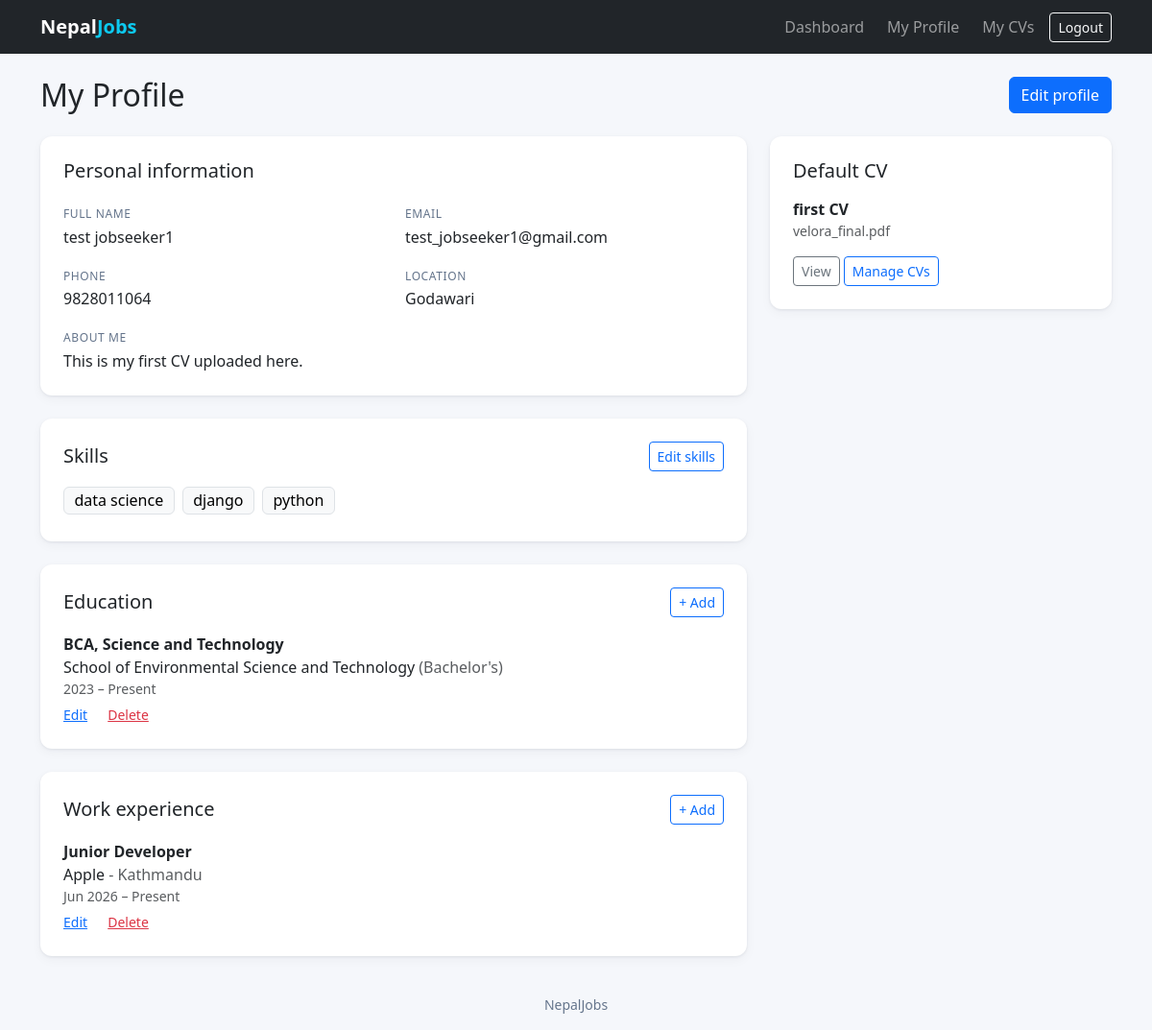
The app's page /accounts/profile/ (signed in) with its own data.
### accounts/models.py (models this page shows, shortened)
class User(AbstractUser):
    class Role(models.TextChoices):
        JOBSEEKER = "jobseeker", "Jobseeker"
        EMPLOYER = "employer", "Employer"
    email = models.EmailField(unique=True)
    role = models.CharField(max_length=10, choices=Role.choices, default=Role.JOBSEEKER)
    @property
    def is_jobseeker(self):
        return self.role == self.Role.JOBSEEKER

class JobseekerProfile(models.Model):
    user = models.OneToOneField(User, on_delete=models.CASCADE, related_name="jobseeker_profile")
    phone = models.CharField(max_length=20, blank=True)
    location = models.CharField(max_length=100, blank=True)
    summary = models.TextField(blank=True)
    skills = models.ManyToManyField("Skill", blank=True, related_name="jobseekers")

class Skill(models.Model):
    name = models.CharField(max_length=50, unique=True)
    class Meta:
        ordering = ["name"]

class Education(models.Model):
    class Level(models.TextChoices):
        SEE = "see", "SEE"
        PLUS_TWO = "plus2", "+2 / High School"
        DIPLOMA = "diploma", "Diploma"
        BACHELOR = "bachelor", "Bachelor's"
        MASTER = "master", "Master's"
        PHD = "phd", "PhD"
        OTHER = "other", "Other"
    profile = models.ForeignKey(JobseekerProfile, on_delete=models.CASCADE, related_name="educations")
    level = models.CharField(max_length=10, choices=Level.choices)
    degree = models.CharField(max_length=150)
    institution = models.CharField(max_length=200)
    field_of_study = models.CharField(max_length=150, blank=True)
    start_year = models.PositiveSmallIntegerField()
    end_year = models.PositiveSmallIntegerField(null=True, blank=True)
    is_ongoing = models.BooleanField(default=False)
    class Meta:
        ordering = ["-is_ongoing", "-end_year", "-start_year"]

class Experience(models.Model):
    profile = models.ForeignKey(JobseekerProfile, on_delete=models.CASCADE, related_name="experiences")
    job_title = models.CharField(max_length=150)
    company = models.CharField(max_length=200)
    location = models.CharField(max_length=100, blank=True)
    start_date = models.DateField()
    end_date = models.DateField(null=True, blank=True)
    is_current = models.BooleanField(default=False)
    description = models.TextField(blank=True)
    class Meta:
        ordering = ["-is_current", "-start_date"]

class CV(models.Model):
    profile = models.ForeignKey(JobseekerProfile, on_delete=models.CASCADE, related_name="cvs")
    title = models.CharField(max_length=100)
    file = models.FileField(
        upload_to=cv_upload_path,
        storage=private_storage,
        validators=[FileExtensionValidator(["pdf", "doc", "docx"]), validate_cv_size],
    )
    original_filename = models.CharField(max_length=255)
    is_default = models.BooleanField(default=False)
    is_active = models.BooleanField(default=True)
    uploaded_at = models.DateTimeField(auto_now_add=True)
    class Meta:
        ordering = ["-uploaded_at"]
        verbose_name = "CV"
        constraints = [
            models.UniqueConstraint(
                fields=["profile"],
                condition=Q(is_default=True, is_active=True),
                name="one_default_cv_per_profile",
            )
        ]

### accounts/views.py (the view)
# urls.py: path("profile/", views.profile_view, name="profile"),
@jobseeker_required
def profile_view(request):
    profile = request.user.jobseeker_profile
    return render(request, "accounts/profile_view.html", {
        "profile": profile,
        "default_cv": profile.cvs.filter(is_active=True, is_default=True).first(),
    })

### templates/accounts/profile_view.html (shortened to what this page needs)
{% extends 'base.html' %}
{% block content %}
<div class="d-flex justify-content-between align-items-center mb-4">
  <h2 class="mb-0">My Profile</h2>
  <a class="btn btn-primary" href="{% url 'profile_edit' %}">Edit profile</a>
</div>
<div class="row g-4">
  <div class="col-lg-8">
    <div class="card mb-4">
      <div class="card-body p-4">
        <h5 class="mb-4">Personal information</h5>
        <div class="row">
          <div class="col-sm-6">
            <div class="info-label">Full name</div>
            <div class="info-value">{{ user.get_full_name|default:user.username }}</div>
          </div>
          <div class="col-sm-6">
            <div class="info-label">Email</div>
            <div class="info-value">{{ user.email }}</div>
          </div>
          <div class="col-sm-6">
            <div class="info-label">Phone</div>
            {% if profile.phone %}
              <div class="info-value">{{ profile.phone }}</div>
            {% else %}
              <div class="info-value empty">Not added yet</div>
            {% endif %}
          </div>
          <div class="col-sm-6">
            <div class="info-label">Location</div>
            {% if profile.location %}
              <div class="info-value">{{ profile.location }}</div>
            {% else %}
              <div class="info-value empty">Not added yet</div>
            {% endif %}
          </div>
        </div>
        <div class="info-label">About me</div>
        {% if profile.summary %}
          <div class="info-value mb-0">{{ profile.summary|linebreaksbr }}</div>
        {% else %}
          <div class="info-value empty mb-0">Add a short summary so employers get to know you.</div>
        {% endif %}
      </div>
    </div>
    <div class="card mb-4">
      <div class="card-body p-4">
        <div class="d-flex justify-content-between align-items-center mb-3">
          <h5 class="mb-0">Skills</h5>
          <a class="btn btn-sm btn-outline-primary" href="{% url 'skills_edit' %}">Edit skills</a>
        </div>
        {% for skill in profile.skills.all %}
          <span class="badge text-bg-light border fs-6 fw-normal me-1 mb-1">{{ skill.name }}</span>
        {% empty %}
          <p class="text-muted mb-0">No skills added yet.</p>
        {% endfor %}
      </div>
    </div>
    <div class="card mb-4">
      <div class="card-body p-4">
        <div class="d-flex justify-content-between align-items-center mb-3">
          <h5 class="mb-0">Education</h5>
          <a class="btn btn-sm btn-outline-primary" href="{% url 'education_add' %}">+ Add</a>
        </div>
        {% for edu in profile.educations.all %}
          <div class="{% if not forloop.last %}border-bottom pb-3 mb-3{% endif %}">
            <div class="fw-semibold">{{ edu.degree }}{% if edu.field_of_study %}, {{ edu.field_of_study }}{% endif %}</div>
            <div>{{ edu.institution }} <span class="text-muted">({{ edu.get_level_display }})</span></div>
            <div class="text-muted small">{{ edu.start_year }} &ndash; {% if edu.is_ongoing %}Present{% else %}{{ edu.end_year }}{% endif %}</div>
            <div class="mt-1">
              <a class="small me-3" href="{% url 'education_edit' edu.pk %}">Edit</a>
              <form method="post" action="{% url 'education_delete' edu.pk %}" class="d-inline" onsubmit="return confirm('Remove this education entry?');">
                <button class="btn btn-link btn-sm text-danger p-0 align-baseline" type="submit">Delete</button>
              </form>
            </div>
          </div>
        {% empty %}
          <p class="text-muted mb-0">No education added yet.</p>
        {% endfor %}
      </div>
    </div>
    <div class="card">
      <div class="card-body p-4">
        <div class="d-flex justify-content-between align-items-center mb-3">
          <h5 class="mb-0">Work experience</h5>
          <a class="btn btn-sm btn-outline-primary" href="{% url 'experience_add' %}">+ Add</a>
        </div>
        {% for exp in profile.experiences.all %}
          <div class="{% if not forloop.last %}border-bottom pb-3 mb-3{% endif %}">
            <div class="fw-semibold">{{ exp.job_title }}</div>
            <div>{{ exp.company }}{% if exp.location %} <span class="text-muted">- {{ exp.location }}</span>{% endif %}</div>
            <div class="text-muted small">{{ exp.start_date|date:"M Y" }} &ndash; {% if exp.is_current %}Present{% else %}{{ exp.end_date|date:"M Y" }}{% endif %}</div>
            <div class="mt-1">
              <a class="small me-3" href="{% url 'experience_edit' exp.pk %}">Edit</a>
              <form method="post" action="{% url 'experience_delete' exp.pk %}" class="d-inline" onsubmit="return confirm('Remove this experience entry?');">
                <button class="btn btn-link btn-sm text-danger p-0 align-baseline" type="submit">Delete</button>
              </form>
            </div>
          </div>
        {% empty %}
          <p class="text-muted mb-0">No work experience yet. That's fine if you're just starting out.</p>
        {% endfor %}
      </div>
    </div>
  </div>
  <div class="col-lg-4">
    <div class="card">
      <div class="card-body p-4">
        <h5 class="mb-3">Default CV</h5>
        {% if default_cv %}
          <div class="fw-semibold">{{ default_cv.title }}</div>
          <div class="text-muted small mb-3">{{ default_cv.original_filename }}</div>
          <a class="btn btn-sm btn-outline-secondary" href="{% url 'cv_download' default_cv.pk %}" target="_blank">View</a>
          <a class="btn btn-sm btn-outline-primary" href="{% url 'cv_list' %}">Manage CVs</a>
        {% else %}
          <p class="text-muted">You haven't uploaded a CV yet.</p>
          <a class="btn btn-sm btn-primary" href="{% url 'cv_list' %}">Upload a CV</a>
        {% endif %}
      </div>
    </div>
  </div>
</div>
{% endblock %}

### static/css/styles.css (style rules this page uses)
:root { --nj-dark: #0f172a; --nj-bg: #f5f7fb; --nj-muted: #64748b; }
body { background: var(--nj-bg); }
.card { border: 0; border-radius: 0.75rem; box-shadow: 0 1px 3px rgba(15, 23, 42, 0.08), 0 4px 12px rgba(15, 23, 42, 0.04); }
.info-label { font-size: 0.75rem; text-transform: uppercase; letter-spacing: 0.05em; color: var(--nj-muted); margin-bottom: 0.15rem; }
.info-value { margin-bottom: 1.25rem; }

### records on screen
User: get_full_name "test jobseeker1", email "test_jobseeker1@gmail.com"
JobseekerProfile: phone "9828011064", location "Godawari", summary "This is my first CV uploaded here."
Skill: name "data science"
Skill: name "django"
Skill: name "python"
Education: degree "BCA", field_of_study "Science and Technology", institution "School of Environmental Science and Technology", level "Bachelor's", start_year "2023", is_ongoing "Present"
Experience: job_title "Junior Developer", company "Apple", location "Kathmandu", start_date "Jun 2026", is_current "Present"
CV: title "first CV", original_filename "velora_final.pdf"
